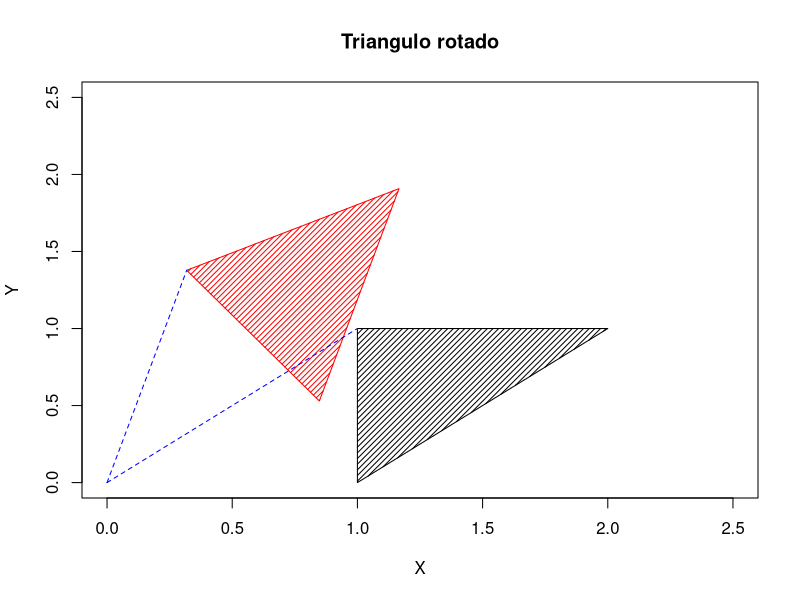

This chart was generated by the following R code:
# Triangulo rotado
m <- cbind(c(1,0), c(2,1), c(1,1))
# Triangulo
plot(c(0,0), # Esto no se pinta
     type="n", xlim=c(0,2.5),ylim=c(0,2.5),
     main="Triangulo rotado",
     xlab="X", ylab="Y")
# matriz de rotacion
alpha <- 32*pi/180
tr <- rbind(c(cos(alpha),-sin(alpha)), c(sin(alpha),cos(alpha)))
mt <- tr %*% m
# lines(c(mt[1,],mt[1,1]), c(mt[2,],mt[2,1]),col="red")
# Se dibujan los dos triangulos:
polygon(x=c(m[1,],NA,mt[1,]), y=c(m[2,],NA,mt[2,]),
        density = 25,
        col=c("black","red"))
lines(c(0,m[1,3]), c(0,m[2,3]), col="blue",lty="dashed")
lines(c(0,mt[1,3]), c(0,mt[2,3]), col="blue",lty="dashed")
